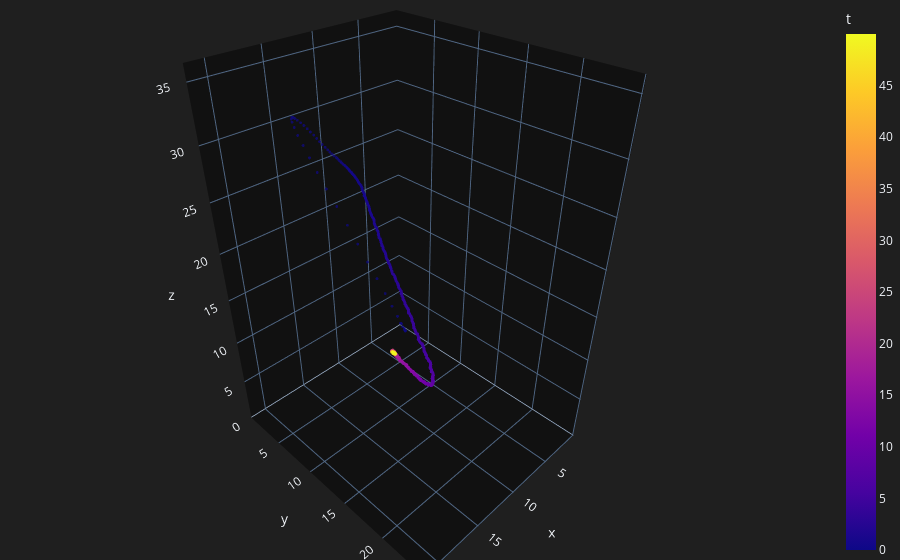
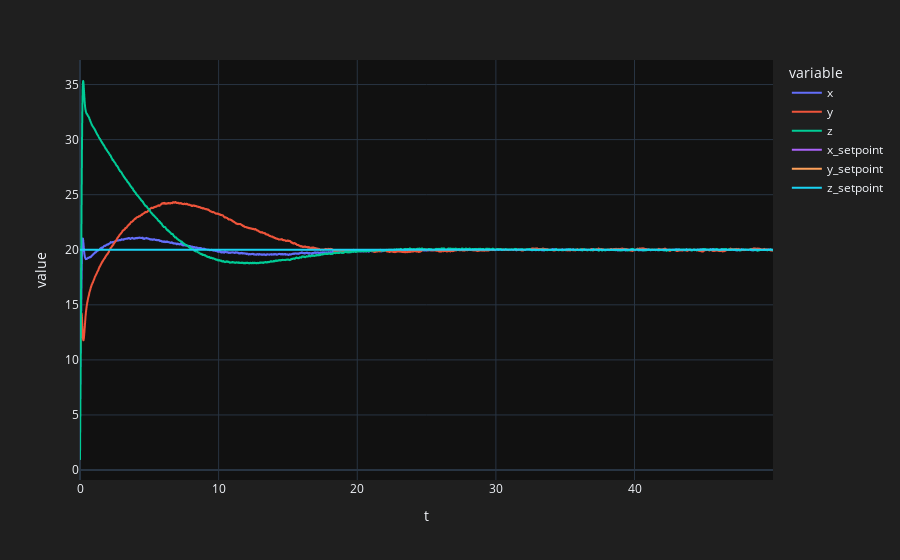

Source (notebook cell) for these figures, in order:
### Code cell
errors_dict = {0: np.zeros(3)}
control_signal = {0: np.zeros(3)}

def u(y, t, setpoint, Kp, Kd, Ki):
    """Pendulum control law
    Args:
        y (n x 1 np.ndarray): [x, y, z]
        t (float): time
        setpoint (n x 1 np.ndarray): setpoint for x, y, z
        Kp (n x 1 np.ndarray): proportional gain for x, y, z
        Kd (n x 1 np.ndarray): derivative gain for x, y, z
        Ki (n x 1 np.ndarray): integral gain for x, y, z
    Returns:
        n x 1 np.ndarray: control input
    """
    e = setpoint - y
    errors_array = np.asarray(list(errors_dict.values()))
    e_dot = (e - errors_array[-1]) / dt
    errors_dict[t] = e
    control_signal[t] = Kp * e + Kd * e_dot + Ki * np.sum(errors_array, axis=0)*dt
    return control_signal[t]


def f(y, t, sigma, rho, beta, u):
    """Lorenz system of differential equations
    
    Args:
        y (np.ndarray): [x, y, z] state vector
        t (float): time
        sigma (float): Prandtl number
        rho (float): Rayleigh number
        beta (float): geometric factor
        u (np.ndarray): [u1, u2, u3] control input
        
    Returns:
        np.ndarray: [dx/dt, dy/dt, dz/dt] + u
    """
    x_dot = sigma * (y[1]-y[0])
    y_dot = y[0]*(rho-y[2])-y[1]
    z_dot = y[0]*y[1]-beta*y[2]

    return np.array([x_dot, y_dot, z_dot]) + u

# pendulum diffusion matrix


def G(y, t, epsilon):
    """Pendulum diffusion matrix
    Args:
        y (np.ndarray): [x, y, z] state vector
        t (float): time
        epsilon (float, optional): maximum diffusion strength. Defaults to 0.1.
    Returns:
        n x n np.ndarray: diffusion matrix
    """
    n = y.shape[0]
    return np.random.uniform(-epsilon, epsilon, size=(n, n))


# system initial conditions
y0 = np.array([1, 1, 1])

# system time span
dt = 0.01
tspan = np.arange(0, 50, dt).round(2)

# parameters
SETPOINT_X = 20
SETPOINT_Y = 20
SETPOINT_Z = 20

SIGMA = 10
RHO = 28
BETA = 8/3

# proportional gain
KP_X = 15
KP_Y = 20
KP_Z = 15

# derivative gain
KD_X = 0.7
KD_Y = 0.9
KD_Z = 0.7

# integral gain
KI_X = 10
KI_Y = 5
KI_Z = 10

MAX_DIFFUSION = 0.1  # maximum diffusion strength

ito = itoint(
    f=lambda y, t: f(y, t, SIGMA, RHO, BETA, u(y, t, np.array([SETPOINT_X, SETPOINT_Y, SETPOINT_Z]), np.array([KP_X, KP_Y, KP_Z]), np.array([KD_X, KD_Y, KD_Z]), np.array([KI_X, KI_Y, KI_Z]))),
    G=lambda y, t: G(y, t, MAX_DIFFUSION),
    y0=y0,
    tspan=tspan)

df = pd.DataFrame(ito, columns=['x', 'y', 'z'])
df['t'] = tspan
df['x_setpoint'] = SETPOINT_X
df['y_setpoint'] = SETPOINT_Y
df['z_setpoint'] = SETPOINT_Z

fig = px.scatter_3d(df, x='x', y='y', z='z', color='t', size_max=1, opacity=0.7)
fig.update_traces(marker=dict(size=1))
fig.update_layout(template='plotly_dark', paper_bgcolor='#1f1f1f',
                  margin=dict(l=0, r=0, b=0, t=0, pad=0))
fig.show()

fig = px.line(df, x='t', y=['x', 'y', 'z', 'x_setpoint', 'y_setpoint', 'z_setpoint'])
fig.update_layout(template='plotly_dark', paper_bgcolor='#1f1f1f')
fig.show()

### Figure 1 — Plotly figure (JSON) as saved in the notebook; plotly's stock layout.template omitted (floating-point values rounded to 4 significant figures; data arrays with more than 128 entries replaced by an {"elided": "..."} marker saying what was removed)
{"data": [{"hovertemplate": "x=%{x}<br>y=%{y}<br>z=%{z}<br>t=%{marker.color}<extra></extra>", "legendgroup": "", "marker": {"color": {"elided": "5000 float values"}, "coloraxis": "coloraxis", "opacity": 0.7, "size": 1, "symbol": "circle"}, "mode": "markers", "name": "", "scene": "scene", "showlegend": false, "type": "scatter3d", "x": {"elided": "5000 float values"}, "y": {"elided": "5000 float values"}, "z": {"elided": "5000 float values"}}], "layout": {"coloraxis": {"colorbar": {"title": {"text": "t"}}, "colorscale": [[0, "#0d0887"], [0.1111, "#46039f"], [0.2222, "#7201a8"], [0.3333, "#9c179e"], [0.4444, "#bd3786"], [0.5556, "#d8576b"], [0.6667, "#ed7953"], [0.7778, "#fb9f3a"], [0.8889, "#fdca26"], [1, "#f0f921"]]}, "legend": {"tracegroupgap": 0}, "margin": {"b": 0, "l": 0, "pad": 0, "r": 0, "t": 0}, "paper_bgcolor": "#1f1f1f", "scene": {"domain": {"x": [0, 1], "y": [0, 1]}, "xaxis": {"title": {"text": "x"}}, "yaxis": {"title": {"text": "y"}}, "zaxis": {"title": {"text": "z"}}}}}

### Figure 2 — Plotly figure (JSON) as saved in the notebook; plotly's stock layout.template omitted (floating-point values rounded to 4 significant figures; data arrays with more than 128 entries replaced by an {"elided": "..."} marker saying what was removed)
{"data": [{"hovertemplate": "variable=x<br>t=%{x}<br>value=%{y}<extra></extra>", "legendgroup": "x", "line": {"color": "#636efa", "dash": "solid"}, "marker": {"symbol": "circle"}, "mode": "lines", "name": "x", "showlegend": true, "type": "scattergl", "x": {"elided": "5000 float values"}, "xaxis": "x", "y": {"elided": "5000 float values"}, "yaxis": "y"}, {"hovertemplate": "variable=y<br>t=%{x}<br>value=%{y}<extra></extra>", "legendgroup": "y", "line": {"color": "#EF553B", "dash": "solid"}, "marker": {"symbol": "circle"}, "mode": "lines", "name": "y", "showlegend": true, "type": "scattergl", "x": {"elided": "5000 float values"}, "xaxis": "x", "y": {"elided": "5000 float values"}, "yaxis": "y"}, {"hovertemplate": "variable=z<br>t=%{x}<br>value=%{y}<extra></extra>", "legendgroup": "z", "line": {"color": "#00cc96", "dash": "solid"}, "marker": {"symbol": "circle"}, "mode": "lines", "name": "z", "showlegend": true, "type": "scattergl", "x": {"elided": "5000 float values"}, "xaxis": "x", "y": {"elided": "5000 float values"}, "yaxis": "y"}, {"hovertemplate": "variable=x_setpoint<br>t=%{x}<br>value=%{y}<extra></extra>", "legendgroup": "x_setpoint", "line": {"color": "#ab63fa", "dash": "solid"}, "marker": {"symbol": "circle"}, "mode": "lines", "name": "x_setpoint", "showlegend": true, "type": "scattergl", "x": {"elided": "5000 float values"}, "xaxis": "x", "y": {"elided": "5000 int values"}, "yaxis": "y"}, {"hovertemplate": "variable=y_setpoint<br>t=%{x}<br>value=%{y}<extra></extra>", "legendgroup": "y_setpoint", "line": {"color": "#FFA15A", "dash": "solid"}, "marker": {"symbol": "circle"}, "mode": "lines", "name": "y_setpoint", "showlegend": true, "type": "scattergl", "x": {"elided": "5000 float values"}, "xaxis": "x", "y": {"elided": "5000 int values"}, "yaxis": "y"}, {"hovertemplate": "variable=z_setpoint<br>t=%{x}<br>value=%{y}<extra></extra>", "legendgroup": "z_setpoint", "line": {"color": "#19d3f3", "dash": "solid"}, "marker": {"symbol": "circle"}, "mode": "lines", "name": "z_setpoint", "showlegend": true, "type": "scattergl", "x": {"elided": "5000 float values"}, "xaxis": "x", "y": {"elided": "5000 int values"}, "yaxis": "y"}], "layout": {"legend": {"title": {"text": "variable"}, "tracegroupgap": 0}, "margin": {"t": 60}, "paper_bgcolor": "#1f1f1f", "xaxis": {"anchor": "y", "domain": [0, 1], "title": {"text": "t"}}, "yaxis": {"anchor": "x", "domain": [0, 1], "title": {"text": "value"}}}}
